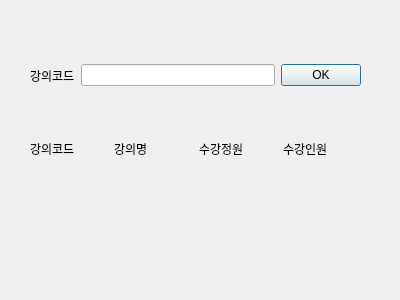
<?xml version="1.0" encoding="UTF-8"?>
<ui version="4.0">
 <class>Dialog</class>
 <widget class="QDialog" name="Dialog">
  <property name="geometry">
   <rect>
    <x>0</x>
    <y>0</y>
    <width>400</width>
    <height>300</height>
   </rect>
  </property>
  <property name="windowTitle">
   <string>remaining coures?</string>
  </property>
  <widget class="QWidget" name="horizontalLayoutWidget">
   <property name="geometry">
    <rect>
     <x>30</x>
     <y>50</y>
     <width>331</width>
     <height>51</height>
    </rect>
   </property>
   <layout class="QHBoxLayout" name="horizontalLayout">
    <item>
     <widget class="QLabel" name="label">
      <property name="text">
       <string>강의코드</string>
      </property>
     </widget>
    </item>
    <item>
     <widget class="QLineEdit" name="lineEdit"/>
    </item>
    <item>
     <widget class="QPushButton" name="pushButton">
      <property name="text">
       <string>OK</string>
      </property>
     </widget>
    </item>
   </layout>
  </widget>
  <widget class="QWidget" name="gridLayoutWidget">
   <property name="geometry">
    <rect>
     <x>30</x>
     <y>110</y>
     <width>331</width>
     <height>161</height>
    </rect>
   </property>
   <layout class="QGridLayout" name="gridLayout">
    <item row="0" column="1">
     <widget class="QLabel" name="label_4">
      <property name="text">
       <string>강의명</string>
      </property>
     </widget>
    </item>
    <item row="1" column="0">
     <widget class="QLabel" name="code">
      <property name="text">
       <string/>
      </property>
     </widget>
    </item>
    <item row="0" column="2">
     <widget class="QLabel" name="label_6">
      <property name="text">
       <string>수강정원</string>
      </property>
     </widget>
    </item>
    <item row="0" column="0">
     <widget class="QLabel" name="label_3">
      <property name="text">
       <string>강의코드</string>
      </property>
     </widget>
    </item>
    <item row="1" column="1">
     <widget class="QLabel" name="name">
      <property name="text">
       <string/>
      </property>
     </widget>
    </item>
    <item row="1" column="2">
     <widget class="QLabel" name="max">
      <property name="text">
       <string/>
      </property>
     </widget>
    </item>
    <item row="0" column="3">
     <widget class="QLabel" name="label_8">
      <property name="text">
       <string>수강인원</string>
      </property>
     </widget>
    </item>
    <item row="1" column="3">
     <widget class="QLabel" name="now">
      <property name="text">
       <string/>
      </property>
     </widget>
    </item>
   </layout>
  </widget>
 </widget>
 <resources/>
 <connections>
  <connection>
   <sender>pushButton</sender>
   <signal>clicked()</signal>
   <receiver>Dialog</receiver>
   <slot>entercode()</slot>
   <hints>
    <hint type="sourcelabel">
     <x>339</x>
     <y>86</y>
    </hint>
    <hint type="destinationlabel">
     <x>337</x>
     <y>124</y>
    </hint>
   </hints>
  </connection>
 </connections>
 <slots>
  <slot>entercode()</slot>
 </slots>
</ui>
